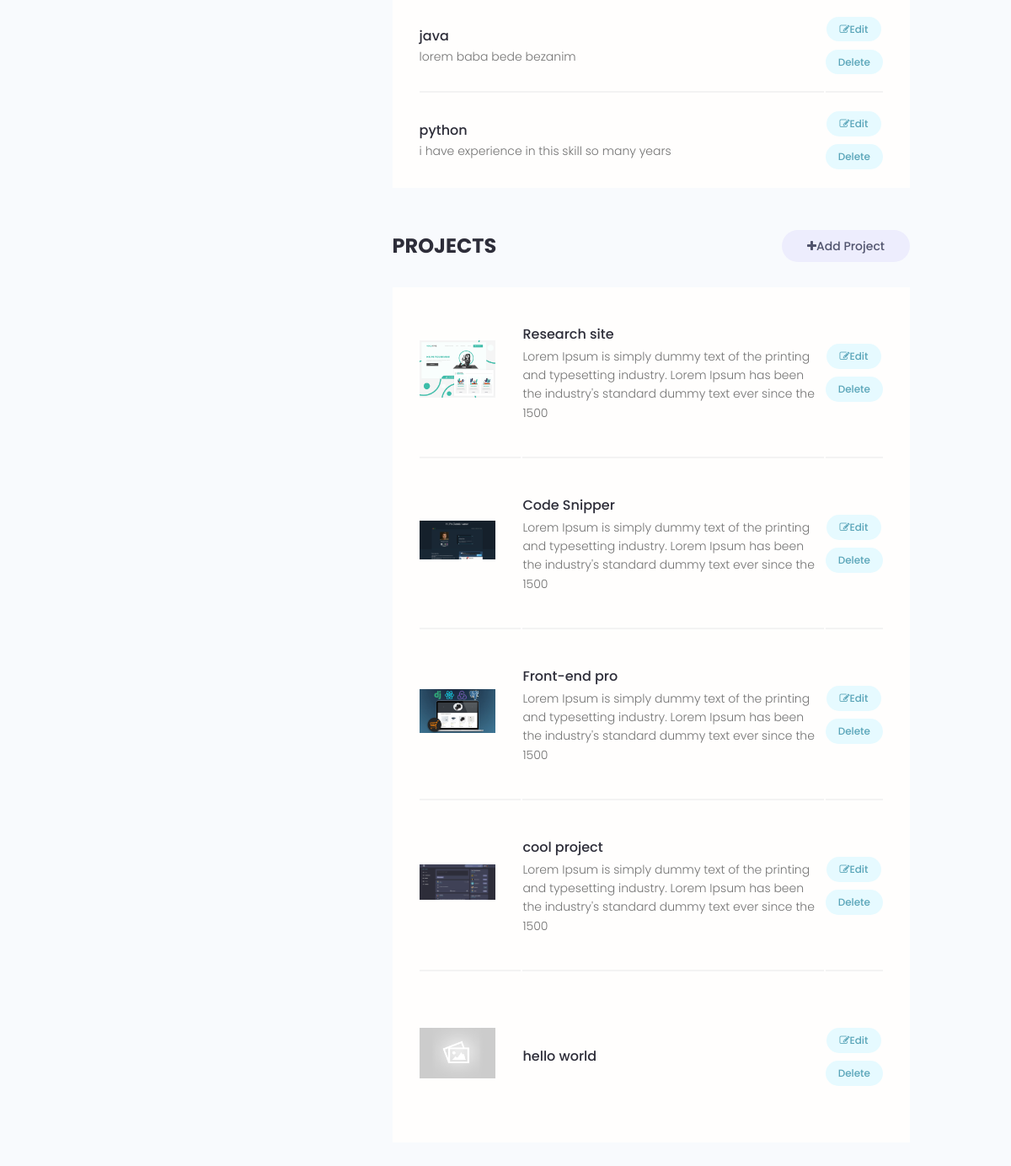
Page /account/ (signed in, lower part) on the earlier database version.
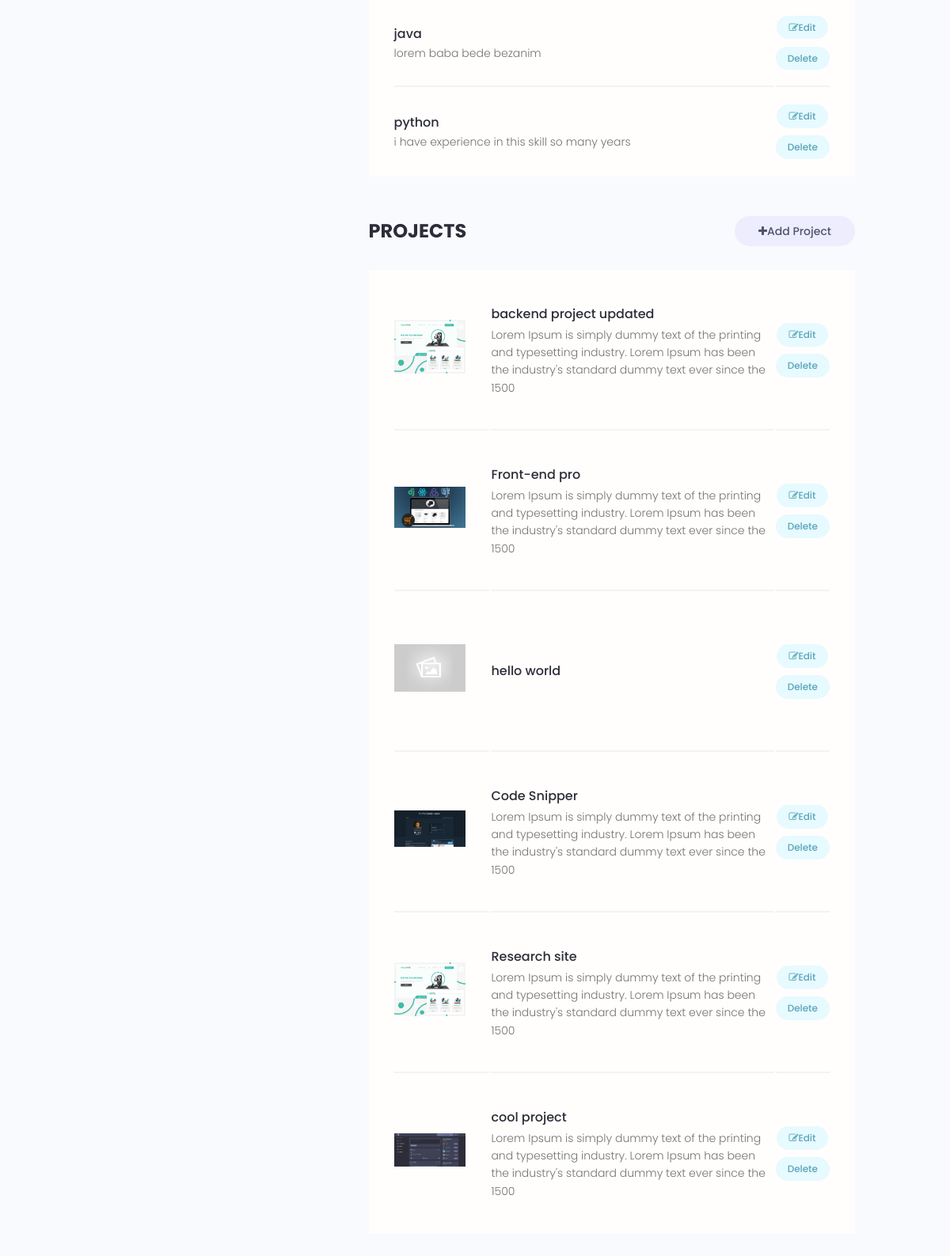
Same page on the later database version.
### users/models.py (models this page shows)
class Skill(models.Model):
      owner = models.ForeignKey(Profile,on_delete=models.CASCADE,
                  null=True, blank=True)
      id = models.UUIDField(unique=True,
                  default=uuid.uuid4,primary_key=True,editable=False)
      name = models.CharField(max_length=100 , null=True, blank=True)
      description = models.TextField(max_length=1000 , null=True, blank=True)
      created = models.DateTimeField(auto_now_add=True)
      def __str__(self):
            return str(self.name)

### projects/models.py (models this page shows, shortened)
class Project(models.Model):
      owner = models.ForeignKey(Profile,null=True,
                           blank=True, on_delete= models.SET_NULL)
      title = models.CharField(max_length=2000)
      description = models.TextField(null=True, blank=True)
      featured_image = models.ImageField( null=True, blank=True , default='default.jpg')
      demo_link = models.CharField(max_length=2000 ,null=True, blank=True)
      source_link = models.CharField(max_length=2000 ,null=True, blank=True)
      tags = models.ManyToManyField('Tag')
      vote_total = models.IntegerField(default=0,null=True,blank=True)
      vote_ratio = models.IntegerField(default=0,null=True,blank=True)
      created = models.DateTimeField(auto_now_add=True)
      id = models.UUIDField(default=uuid.uuid4 , unique=True , primary_key=True , editable=False )
      class Meta :
            ordering = [
                  '-vote_ratio',
                  '-vote_total', # if vote_ration in projects same number, number of review is matter for us
                  'title'
            ]

### users/views.py (the view)
# urls.py: path('account/',views.userAccount, name='account'),
@login_required(login_url ='login')
def userAccount(request):
      profile = request.user.profile
      if request.session :
            print("\n\n re  \t  ", request.session  )
      userprojects = profile.project_set.all()
      context = {
            'profile':profile,
            'projects':userprojects,
      }
      return render(request,'users/account.html',context )

### users/templates/users/account.html (shortened to what this page needs)
{% extends "base.html" %}
{% load static %}
{% block content %}
  <main class="settingsPage profile my-md">
      <div class="container">
        <div class="layout">
          <div class="column column--1of3">
          </div>
          <div class="column column--2of3">
            <table class="settings__table">
            {%for skill in profile.skill_set.all %}
              <tr>
                <td class="settings__tableInfo">
                  <h4>{{skill}}</h4>
                  {% if skill.description %}
                  <p>
                        {{skill.description}}
                  </p>
                  {%endif%}
                </td>
                <td class="settings__tableActions">
                  <a class="tag tag--pill tag--main settings__btn" href="/update-skill/{{skill.id}}"><i class="fa fa-edit"></i> Edit</a>
                  <a class="tag tag--pill tag--main settings__btn" href="/delete-skill/{{skill.id }}?next=/account">
                    Delete</a>
                </td>
              </tr>
            {% endfor %}
            </table>
            <div class="settings">
              <h3 class="settings__title">Projects</h3>
              <a class="tag tag--pill tag--sub settings__btn tag--lg" href="{% url 'create-project' %}"><i class="fa fa-plus"></i> Add Project</a>
            </div>
            <table class="settings__table">
                  {%for project in projects%}
                        <tr>
                        <td class="settings__thumbnail">
                              <a href="/project/single/{{project.id}}">
                                    <img src="{{ project.featured_image.url }}" alt="Project Thumbnail" /></a>
                        </td>
                        <td class="settings__tableInfo">
                              <a href="single-project.html">{{project.title}}</a>
                              <p>
                              {{project.description|slice:"150"}}
                              </p>
                        </td>
                        <td class="settings__tableActions">
                              <a class="tag tag--pill tag--main settings__btn" href="{%url 'update-project' project.id %}">
                                    <i class="fa fa-edit"></i> Edit</a>
                              <a class="tag tag--pill tag--main settings__btn" href="{%url 'delete-project' project.id %}?next=/account">
                              Delete</a>
                        </td>
                        </tr>
                  {% endfor %}
            </table>
          </div>
        </div>
      </div>
    </main>
{% endblock content %}

Differences in the rows shown:
now on this page (row edited): Project: featured_image (picture), title "backend project updated", description "Lorem Ipsum is simply dummy text of the printing and typesetting industry. Lorem Ipsum has been the industry's standard dummy text ever since the 1500"
changed Project "Front-end pro": moves up the list
changed Project "hello world": moves up the list
changed Project "Code Snipper": moves down the list
